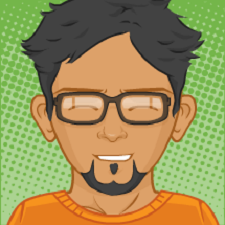
#> input picture python/004_openCV/images/avatar4.png, 225 x 225 px, found by its file name
$ python 012_piramitleme.py
#> lines starting #> are read from the running program, lines starting #| are printed output that depends on the picture
import cv2

resim = cv2.imread("images/avatar4.png") ## numpy array'ine dönüştürme
#> resim is the input picture: shape (225, 225, 3); mean B, G, R 88.1, 145.1, 155

iki_kat_buyuk = cv2.pyrUp(resim) ## orjinal resmin iki kat büyüğü
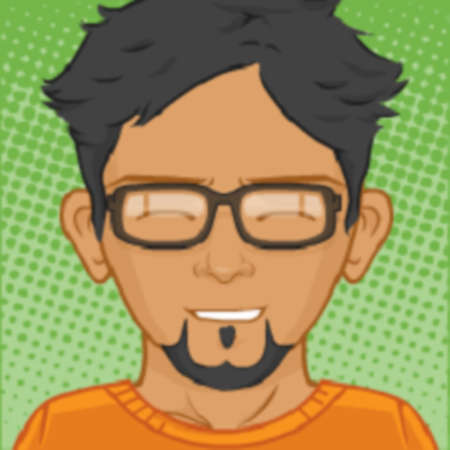
#> iki_kat_buyuk: shape (450, 450, 3); mean B, G, R 88.2, 145.1, 155.2
iki_kat_kucuk = cv2.pyrDown(resim)  ## orjinal resmin iki kat küçüğü
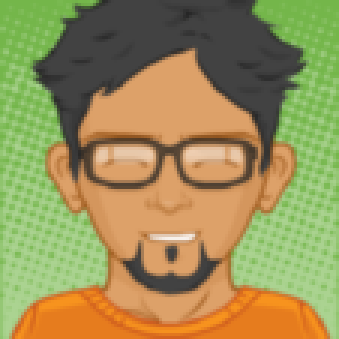
#> iki_kat_kucuk: shape (113, 113, 3) (shown 3 times larger); mean B, G, R 88.1, 145.2, 155

print(resim.shape)
#| (225, 225, 3)
print(iki_kat_buyuk.shape)
#| (450, 450, 3)
print(iki_kat_kucuk.shape)
#| (113, 113, 3)

cv2.imshow("OpenCV", resim)  ## belirtilen resmi gösterme
cv2.imshow("iki kat Buyutulmus Resim", iki_kat_buyuk)  ## belirtilen resmi gösterme
cv2.imshow("iki kat kucutulmus Resim", iki_kat_kucuk)  ## belirtilen resmi gösterme

cv2.waitKey(0) ## pencere açıldığında ekranda durup görmemiz için
cv2.destroyAllWindows() ## herhangi bir tuşa basıldığında OpenCV'e ait tüm pencerenin kapanmasını sağlar
